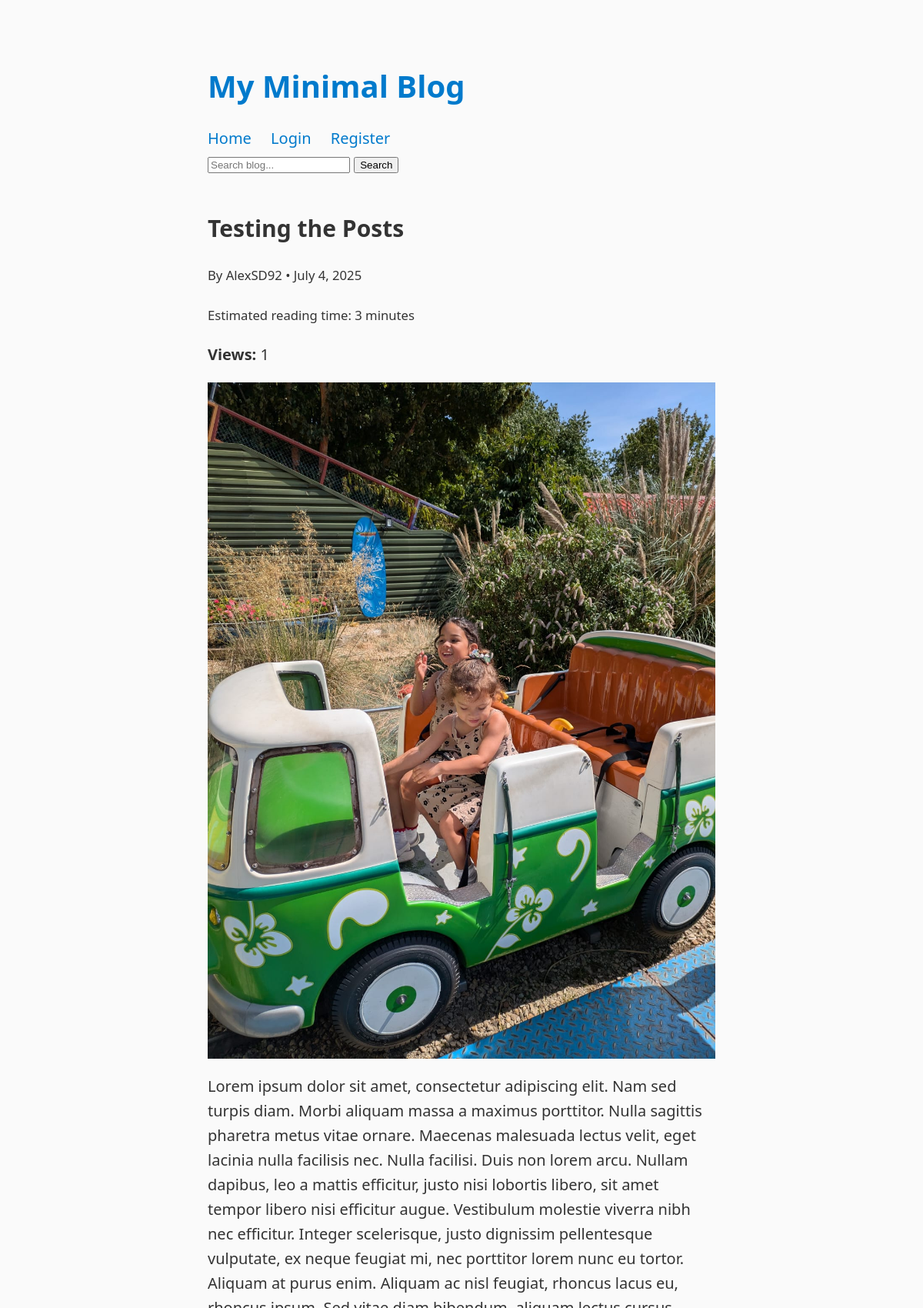
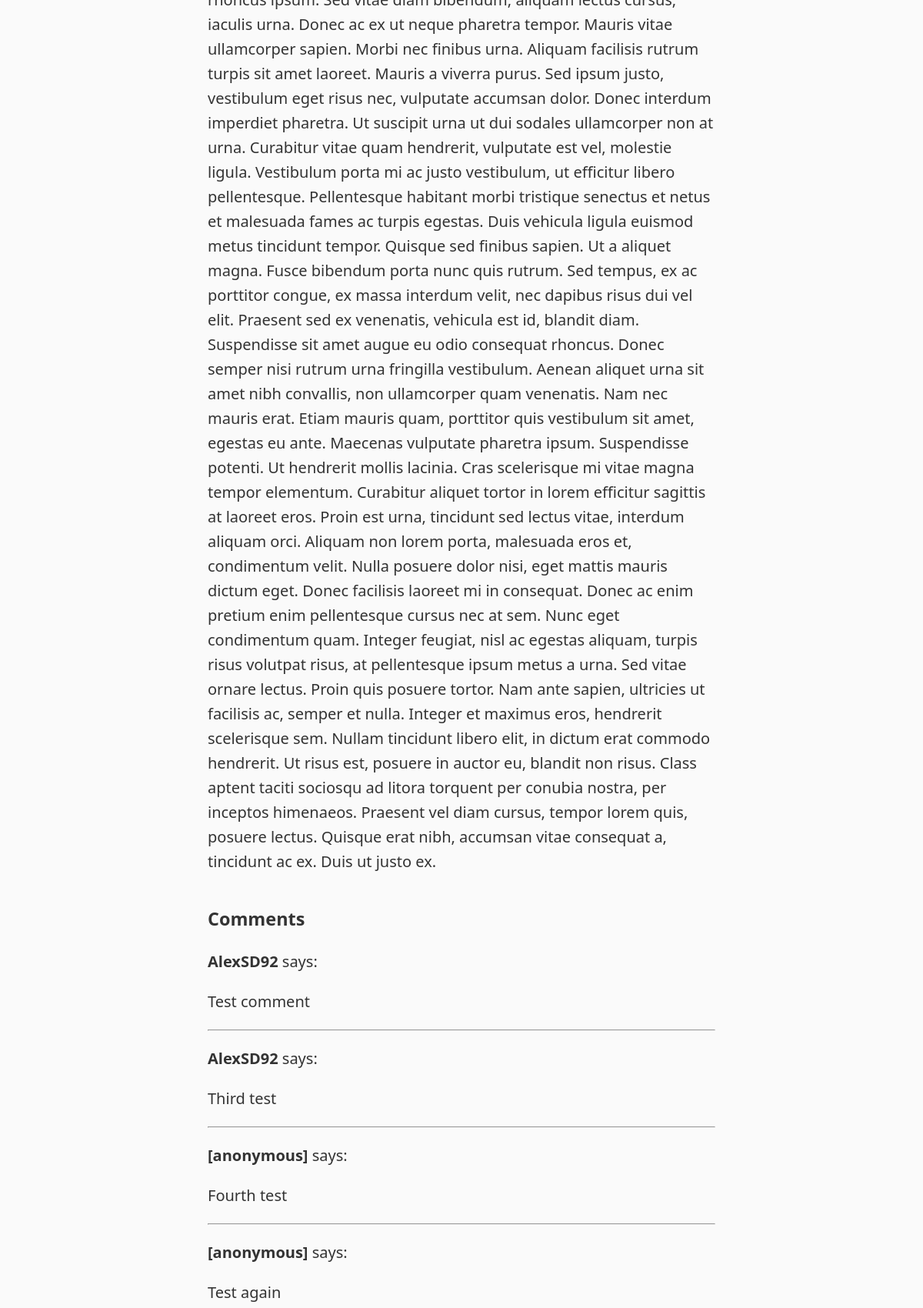
Screenshot of /post/testing-the-posts/ (upper part) with the database file from the repository (2 pictures, top to bottom).
### blog/models.py (models this page shows, shortened)
class Post(models.Model):
    title = models.CharField(max_length=200)
    slug = models.SlugField(unique=True, blank=True)
    author = models.ForeignKey(User, on_delete=models.CASCADE)
    category = models.ForeignKey(Category, on_delete=models.SET_NULL, null=True)
    image = models.ImageField(upload_to='post_images/', blank=True, null=True)
    body = RichTextField()
    published = models.BooleanField(default=True)
    created = models.DateTimeField(auto_now_add=True)
    tags = models.ManyToManyField('Tag', blank=True, related_name='posts')
    views = models.PositiveIntegerField(default=0)
    def reading_time(self):
        plain_text = re.sub('<[^<]+?>', '', self.body)
        word_count = len(plain_text.split())
        return math.ceil(word_count / 200)  # Average adult reads ~200 wpm

class Comment(models.Model):
    post = models.ForeignKey(Post, on_delete=models.CASCADE, related_name='comments')
    user = models.ForeignKey(User, on_delete=models.SET_NULL, null=True, blank=True)
    body = models.TextField()
    created = models.DateTimeField(auto_now_add=True)
    approved = models.BooleanField(default=False)
    def display_name(self):
        return self.user.username if self.user else "[anonymous]"

### blog/views.py (the view)
# urls.py: path('<slug:slug>/', views.post_detail, name='post_detail'),
def post_detail(request, slug):
    post = get_object_or_404(Post, slug=slug, published=True)
    Post.objects.filter(pk=post.pk).update(views=F('views') + 1)
    post.refresh_from_db()
    comments = post.comments.filter(approved=True)
    new_comment = None
    if request.user.is_authenticated:
        if request.method == 'POST':
            form = CommentForm(request.POST)
            if form.is_valid():
                new_comment = form.save(commit=False)
                new_comment.user = request.user
                new_comment.post = post
                new_comment.save()
        else:
            form = CommentForm()
    else:
        form = None
    return render(request, 'blog/post_detail.html', {
        'post': post,
        'comments': comments,
        'form': form,
        'new_comment': new_comment
    })

### blog/context_processors.py (called while the page is built)
def analytics_tracking_id(request):
    return {
        'GA_TRACKING_ID': settings.GA_TRACKING_ID
    }

### blog/templates/blog/post_detail.html (shortened to what this page needs)
{% extends 'blog/base.html' %}
{% block content %}
  <article>
    <h2>{{ post.title }}</h2>
    <p><small>By {{ post.author }} • {{ post.created|date:"F j, Y" }}</small></p>
    <p class="text-sm text-gray-500"><small>  Estimated reading time: {{ post.reading_time }} minute{{ post.reading_time|pluralize }}
    </small></p>
    <p><strong>Views:</strong> {{ post.views }}</p>
    {% if post.image %}
      <img src="{{ post.image.url }}" alt="Image for {{ post.title }}">
    {% endif %}
    <div>
      {{ post.body|safe }}
    </div>
  </article>
  <section>
    <h3>Comments</h3>
    {% for comment in comments %}
    <p><strong>{{ comment.display_name }}</strong> says:</p>
      <p>{{ comment.body }}</p>
      <hr>
    {% empty %}
      <p>No comments yet.</p>
    {% endfor %}
  </section>
{% endblock %}

### blog/templates/blog/base.html (style rules this page uses)
html { box-sizing: border-box; max-width: 70ch; margin: auto; font-size: 1.25em; color: #333; line-height: 1.6; }
* { box-sizing: inherit; }
body { margin: 0; padding: 1em; font-family: system-ui, sans-serif; background-color: #fafafa; }
h1, h2, h3 { font-weight: 600; margin-top: 1.5em; margin-bottom: 0.5em; }
p { margin-bottom: 1em; }
img { max-width: 100%; display: block; margin: 1em 0; }

### rows the page displays
Post: title "Testing the Posts", author "AlexSD92", created "July 4, 2025", reading_time "3", views "1", image (picture), body "Lorem ipsum dolor sit amet, consectetur adipiscing elit. Nam sed turpis diam. Morbi aliquam massa a maximus porttitor. Nulla sagittis pharetra metus vitae ornare. Maecenas malesuada lectus velit, eget lacinia nulla facilisis nec. Nulla facilisi. Duis non lorem arcu. Nullam dapibus, leo a mattis efficitur, justo nisi lobortis libero, sit amet tempor libero nisi efficitur augue. Vestibulum molestie viverra nibh nec efficitur. Integer scelerisque, justo dignissim pellentesque vulputate, ex neque feugiat mi, nec porttitor lorem nunc eu tortor. Aliquam at purus enim. Aliquam ac nisl feugiat, rhoncus lacus eu, rhoncus ipsum. Sed vitae diam bibendum, aliquam lectus cursus, iaculis urna. Donec ac…"
Comment: display_name "AlexSD92", body "Test comment"
Comment: display_name "AlexSD92", body "Third test"
Comment: display_name "[anonymous]", body "Fourth test"
Comment: display_name "[anonymous]", body "Test again"
